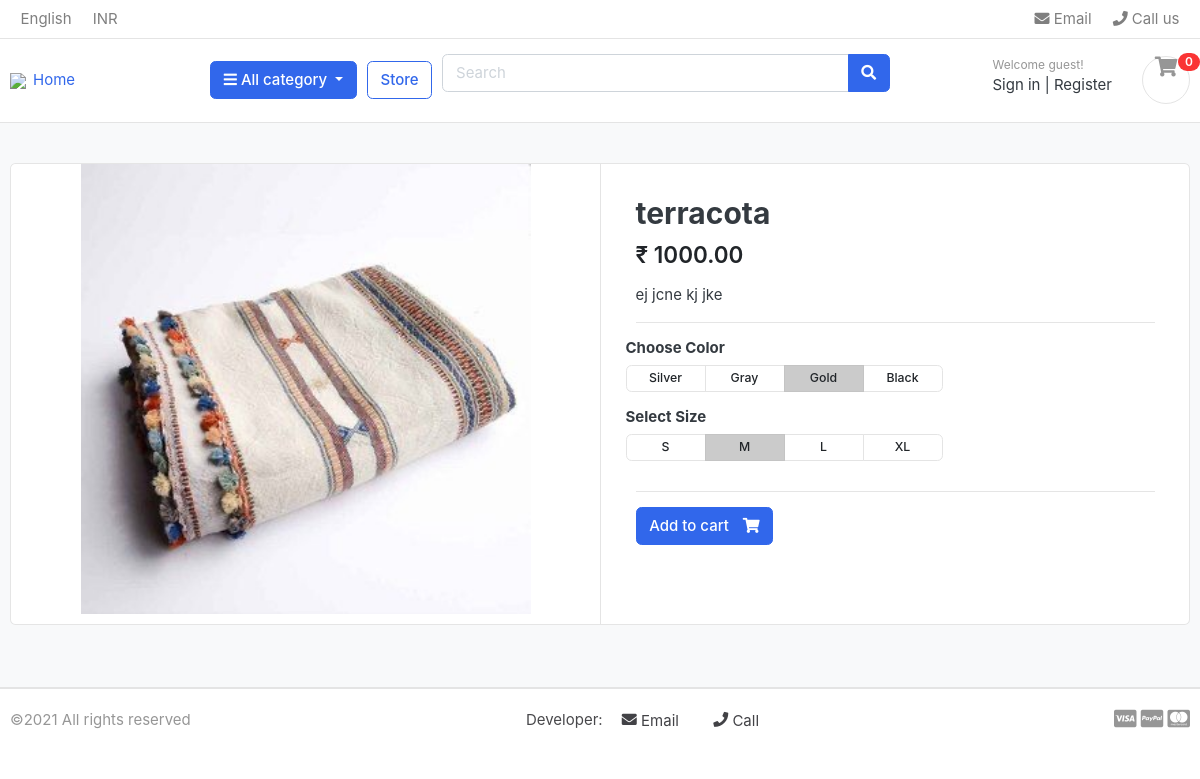
Page /shop/terracota/terracota/ on the committed database.
### shop/models.py (models this page shows, shortened)
class Product(models.Model):
    items = models.CharField(max_length=120)
    slug = models.SlugField (verbose_name = "slug",allow_unicode = True,unique=True,blank = True,null = True)
    price = models.DecimalField(max_digits=10,decimal_places=2)
    discounted_price = models.DecimalField(max_digits=10,decimal_places=2)
    description = models.TextField()
    image = models.ImageField(max_length=300,upload_to="product_images")
    stock = models.IntegerField(default=0)
    is_available = models.BooleanField(default=True)
    category = models.ForeignKey(Category, on_delete=models.CASCADE)
    created_date = models.DateTimeField(auto_now=True)
    modified_date = models.DateTimeField(auto_now=True)

### shop/views.py (the view)
# urls.py: path("<slug:category_slug>/<slug:product_slug>/",views.product_detail,name="product_detail"),
def product_detail(request, category_slug, product_slug):
    try:
        single_product = Product.objects.get(category__slug = category_slug, slug = product_slug)
    except Exception as e:
        raise e
    context = {'single_product' : single_product,}
    return render(request, 'shop/product_detail.html',context)

### all_category/context_processors.py (called while the page is built)
def menu_links(request):
    links = Category.objects.all()
    return dict(links = links)

### all_category/models.py (called while the page is built)
    def get_url(self):
        return reverse('products_by_category',args = [self.slug])

### shop/templates/shop/product_detail.html
{% extends 'base.html' %} {% load static %} {% block content %}
<section class="section-content padding-y bg">
  <div class="container">
    <div class="card">
      <div class="row no-gutters">
        <aside class="col-md-6">
          <article class="gallery-wrap">
            <div class="img-big-wrap">
              <a href="#"><img src='{{ single_product.image.url }}' /></a>
            </div>
          </article>
        </aside>
        <main class="col-md-6 border-left">
          <article class="content-body">
            <h2 class="title">{{ single_product.items}}</h2>
            <div class="mb-3">
              <var class="price h4">&#8377 {{single_product.discounted_price}}</var>
            </div>
            <p>
              {{single_product.description}}
            </p>
            <hr />
            <div class="row">
              <div class="item-option-select">
                <h6>Choose Color</h6>
                <div
                  class="btn-group btn-group-sm btn-group-toggle"
                  data-toggle="buttons"
                >
                  <label class="btn btn-light">
                    <input type="radio" name="radio_color" /> Silver
                  </label>
                  <label class="btn btn-light">
                    <input type="radio" name="radio_color" /> Gray
                  </label>
                  <label class="btn btn-light active">
                    <input type="radio" name="radio_color checked" /> Gold
                  </label>
                  <label class="btn btn-light">
                    <input type="radio" name="radio_color" /> Black
                  </label>
                </div>
              </div>
            </div>
            <div class="row">
              <div class="item-option-select">
                <h6>Select Size</h6>
                <div
                  class="btn-group btn-group-sm btn-group-toggle"
                  data-toggle="buttons"
                >
                  <label class="btn btn-light">
                    <input type="radio" name="radio_color" /> S
                  </label>
                  <label class="btn btn-light active">
                    <input type="radio" name="radio_color" checked /> M
                  </label>
                  <label class="btn btn-light">
                    <input type="radio" name="radio_color" /> L
                  </label>
                  <label class="btn btn-light">
                    <input type="radio" name="radio_color" /> XL
                  </label>
                </div>
              </div>
            </div>
            <hr />
            <a href="./product-detail.html" class="btn btn-primary">
              <span class="text">Add to cart</span>
              <i class="fas fa-shopping-cart"></i>
            </a>
          </article>
        </main>
      </div>
    </div>
    <br />
  </div>
</section>
{% endblock %}

### shop/static/css/ui.css (style rules this page uses)
html { font-family: "Inter", sans-serif; font-size: 15px; }
.content-body { flex: 1 1 auto; padding: 2rem 2.3rem; }
.padding-y { padding-top: 40px; padding-bottom: 40px; }
var { font-style: normal; }
article:after, .form-group:after { display: block; clear: both; content: ""; }
.bg { background-color: #f8f9fa; }
.btn-light { background-color: #fff; border-color: #e4e4e4; }
.btn .text + i { margin-left: 10px; }
.price { font-weight: 600; color: #212529; }
.gallery-wrap .img-big-wrap { margin-bottom: 10px; border-radius: 0.37rem; overflow: hidden; background-color: #fff; }
.gallery-wrap .img-big-wrap a { text-align: center; display: block; }
.gallery-wrap .img-big-wrap img { height: 450px; width: auto; display: inline-block; }
.item-option-select { margin-bottom: 1rem; display: inline-block; margin-right: 15px; }
.item-option-select .btn { min-width: 80px; }

### rows in the picture
Product: image (picture), items "terracota", discounted_price "1000.00", description "ej jcne kj jke"
